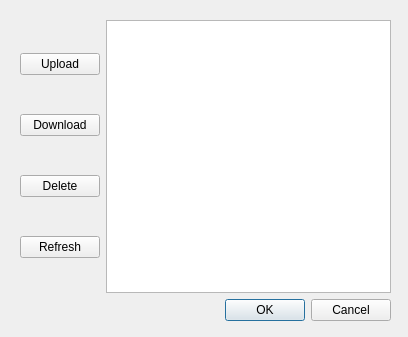
<?xml version="1.0" encoding="UTF-8"?>
<ui version="4.0">
 <class>DirectoryViewDialog</class>
 <widget class="QDialog" name="DirectoryViewDialog">
  <property name="geometry">
   <rect>
    <x>0</x>
    <y>0</y>
    <width>408</width>
    <height>337</height>
   </rect>
  </property>
  <property name="windowTitle">
   <string>Dialog</string>
  </property>
  <widget class="QWidget" name="gridLayoutWidget">
   <property name="geometry">
    <rect>
     <x>20</x>
     <y>20</y>
     <width>371</width>
     <height>301</height>
    </rect>
   </property>
   <layout class="QGridLayout" name="gridLayout">
    <item row="0" column="0">
     <layout class="QGridLayout" name="gridLayout_2">
      <item row="0" column="0">
       <widget class="QPushButton" name="btnUpload">
        <property name="text">
         <string>Upload</string>
        </property>
       </widget>
      </item>
      <item row="2" column="0">
       <widget class="QPushButton" name="btnDelete">
        <property name="text">
         <string>Delete</string>
        </property>
       </widget>
      </item>
      <item row="1" column="0">
       <widget class="QPushButton" name="btnDownload">
        <property name="text">
         <string>Download</string>
        </property>
       </widget>
      </item>
      <item row="3" column="0">
       <widget class="QPushButton" name="btnRefresh">
        <property name="text">
         <string>Refresh</string>
        </property>
       </widget>
      </item>
     </layout>
    </item>
    <item row="0" column="1">
     <widget class="QTreeView" name="treeView"/>
    </item>
    <item row="1" column="1">
     <widget class="QDialogButtonBox" name="buttonBox">
      <property name="orientation">
       <enum>Qt::Horizontal</enum>
      </property>
      <property name="standardButtons">
       <set>QDialogButtonBox::Cancel|QDialogButtonBox::Ok</set>
      </property>
     </widget>
    </item>
   </layout>
  </widget>
 </widget>
 <resources/>
 <connections>
  <connection>
   <sender>buttonBox</sender>
   <signal>accepted()</signal>
   <receiver>DirectoryViewDialog</receiver>
   <slot>accept()</slot>
   <hints>
    <hint type="sourcelabel">
     <x>248</x>
     <y>254</y>
    </hint>
    <hint type="destinationlabel">
     <x>157</x>
     <y>274</y>
    </hint>
   </hints>
  </connection>
  <connection>
   <sender>buttonBox</sender>
   <signal>rejected()</signal>
   <receiver>DirectoryViewDialog</receiver>
   <slot>reject()</slot>
   <hints>
    <hint type="sourcelabel">
     <x>316</x>
     <y>260</y>
    </hint>
    <hint type="destinationlabel">
     <x>286</x>
     <y>274</y>
    </hint>
   </hints>
  </connection>
 </connections>
</ui>
